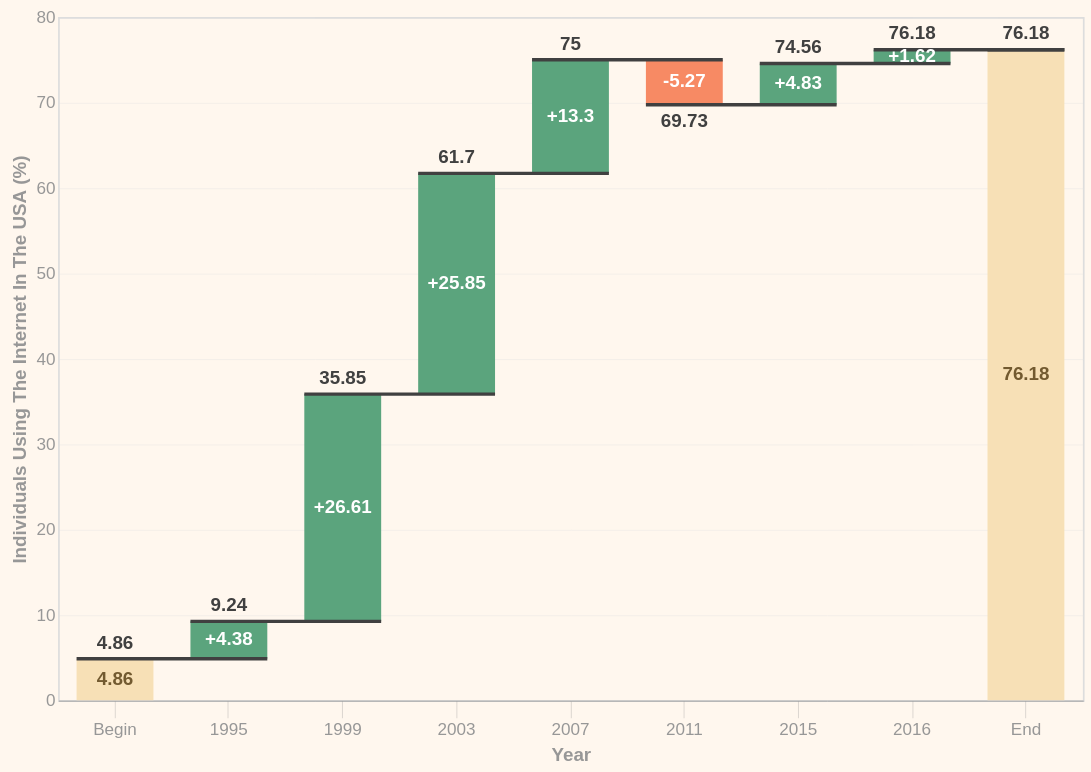

Vega-Lite specification stored for this chart:
### Vega-Lite specification from a JSON file in a GitHub repository (floating-point values rounded to 4 significant figures)
{"$schema": "https://vega.github.io/schema/vega-lite/v4.json", "data": {"values": [{"label": "Begin", "amount": 4.86}, {"label": "1995", "amount": 4.38}, {"label": "1999", "amount": 26.61}, {"label": "2003", "amount": 25.85}, {"label": "2007", "amount": 13.3}, {"label": "2011", "amount": -5.27}, {"label": "2015", "amount": 4.83}, {"label": "2016", "amount": 1.62}, {"label": "End", "amount": 0}]}, "width": 600, "height": 400, "transform": [{"window": [{"op": "sum", "field": "amount", "as": "sum"}]}, {"window": [{"op": "lead", "field": "label", "as": "lead"}]}, {"calculate": "datum.lead === null ? datum.label : datum.lead", "as": "lead"}, {"calculate": "datum.label === 'End' ? 0 : datum.sum - datum.amount", "as": "previous_sum"}, {"calculate": "datum.label === 'End' ? datum.sum : datum.amount", "as": "amount"}, {"calculate": "(datum.label !== 'Begin' && datum.label !== 'End' && datum.amount > 0 ? '+' : '') + datum.amount", "as": "text_amount"}, {"calculate": "(datum.sum + datum.previous_sum) / 2", "as": "center"}, {"calculate": "datum.sum < datum.previous_sum ? datum.sum : ''", "as": "sum_dec"}, {"calculate": "datum.sum > datum.previous_sum ? datum.sum : ''", "as": "sum_inc"}], "encoding": {"x": {"field": "label", "type": "ordinal", "sort": null, "axis": {"labelAngle": 0, "title": "Year"}}, "tooltip": [{"field": "amount", "title": "Population Number Change"}, {"field": "label", "title": "Year"}]}, "layer": [{"mark": {"type": "bar", "size": 45}, "encoding": {"y": {"field": "previous_sum", "type": "quantitative", "title": "Individuals Using The Internet In The USA (%)"}, "y2": {"field": "sum"}, "color": {"condition": [{"test": "datum.label === 'Begin' || datum.label === 'End'", "value": "#f7e0b6"}, {"test": "datum.sum < datum.previous_sum", "value": "#f78a64"}], "value": "#5ba47d"}}}, {"mark": {"type": "rule", "color": "#404040", "opacity": 1, "strokeWidth": 2, "xOffset": -22.5, "x2Offset": 22.5}, "encoding": {"x2": {"field": "lead"}, "y": {"field": "sum", "type": "quantitative"}}}, {"mark": {"type": "text", "dy": -4, "baseline": "bottom"}, "encoding": {"y": {"field": "sum_inc", "type": "quantitative"}, "text": {"field": "sum_inc", "type": "nominal"}}}, {"mark": {"type": "text", "dy": 4, "baseline": "top"}, "encoding": {"y": {"field": "sum_dec", "type": "quantitative"}, "text": {"field": "sum_dec", "type": "nominal"}}}, {"mark": {"type": "text", "fontWeight": "bold", "baseline": "middle"}, "encoding": {"y": {"field": "center", "type": "quantitative"}, "text": {"field": "text_amount", "type": "nominal"}, "color": {"condition": [{"test": "datum.label === 'Begin' || datum.label === 'End'", "value": "#725a30"}], "value": "white"}}}], "config": {"background": "rgb(255,247,238)", "arc": {"fill": "#ab5787"}, "area": {"fill": "#ab5787"}, "line": {"stroke": "#ab5787"}, "path": {"stroke": "#ab5787"}, "rect": {"fill": "#ab5787"}, "shape": {"stroke": "#ab5787"}, "symbol": {"fill": "#ab5787", "size": 30}, "axis": {"domainColor": "#979797", "domainWidth": 0.5, "gridWidth": 0.2, "labelColor": "#979797", "tickColor": "#979797", "tickWidth": 0.2, "titleColor": "#979797"}, "axisBand": {"grid": false}, "axisX": {"grid": true, "tickSize": 10}, "axisY": {"domain": false, "grid": true, "tickSize": 0}, "legend": {"labelFontSize": 11, "padding": 1, "symbolSize": 30, "symbolType": "square"}, "range": {"category": ["#ab5787", "#51b2e5", "#703c5c", "#168dd9", "#d190b6", "#00609f", "#d365ba", "#154866", "#666666", "#c4c4c4"]}, "text": {"fontWeight": "bold", "color": "#404040"}}}
